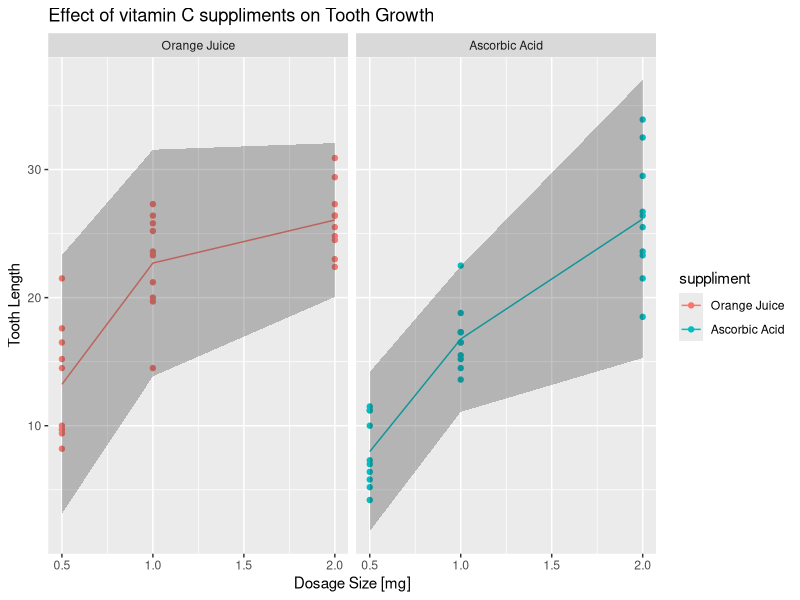

The R source for this figure:
## ---- chunk 1
library(datasets)
library(ggplot2)
library(plyr); library(dplyr)
data(ToothGrowth) # loads ToothGrowth data frame

# rename variables for plotting clarity
names(ToothGrowth) <- c("length","suppliment","dose")

# assign more clear suppliment labels
ToothGrowth$suppliment <- factor(ToothGrowth$suppliment, levels=c("OJ","VC"), labels=c("Orange Juice", "Ascorbic Acid"))

# number of guinea pigs per sample
n <- 10
## ---- chunk 2
df <- n-1
ToothStats <- ToothGrowth %>% 
    group_by(suppliment,dose) %>%
    summarize(mean_length = mean(length), sd_length=sd(length), 
              lbound=mean_length-qt(.975,df)*sd_length,
              ubound=mean_length+qt(.975,df)*sd_length)
## ---- chunk 3
gg <- ggplot() +
    facet_grid(. ~ suppliment) +
    geom_point(data=ToothGrowth, 
               aes(x=dose,y=length, color=suppliment)) +
    geom_line(data = ToothStats, 
              aes(x=dose, y=mean_length, color=suppliment)) +
#    geom_errorbar(data = ToothStats, 
#                  aes(x=dose, ymin=lbound, ymax=ubound)) +
    geom_ribbon(data = ToothStats, 
                  aes(x=dose, ymin=lbound, ymax=ubound), 
                alpha=.3) +
    labs(title="Effect of vitamin C suppliments on Tooth Growth") +
    labs(x="Dosage Size [mg]") +
    labs(y="Tooth Length")
print(gg)
